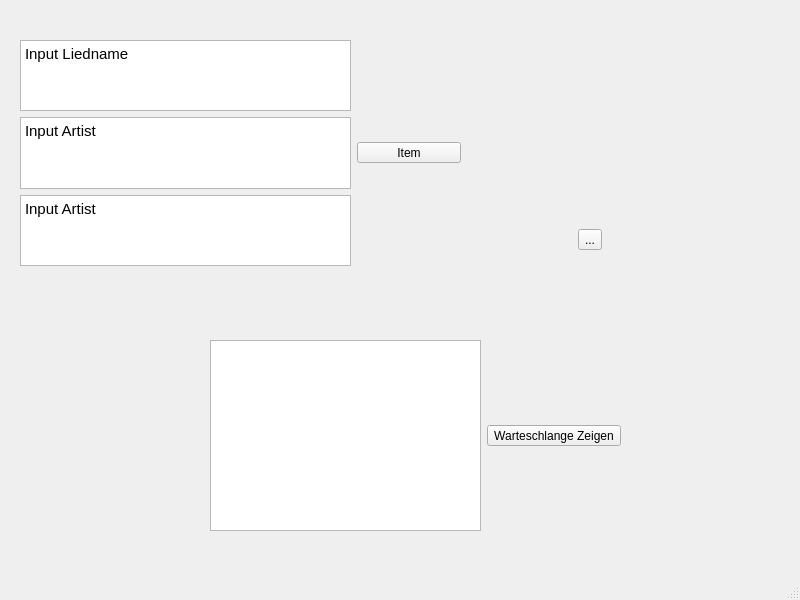
<?xml version="1.0" encoding="UTF-8"?>
<ui version="4.0">
 <class>MainWindow</class>
 <widget class="QMainWindow" name="MainWindow">
  <property name="geometry">
   <rect>
    <x>0</x>
    <y>0</y>
    <width>800</width>
    <height>600</height>
   </rect>
  </property>
  <property name="windowTitle">
   <string>Window.title</string>
  </property>
  <widget class="QWidget" name="centralwidget">
   <widget class="QWidget" name="horizontalLayoutWidget">
    <property name="geometry">
     <rect>
      <x>20</x>
      <y>40</y>
      <width>441</width>
      <height>226</height>
     </rect>
    </property>
    <layout class="QHBoxLayout" name="horizontalLayout">
     <item>
      <layout class="QVBoxLayout" name="verticalLayout">
       <item>
        <widget class="QTextEdit" name="textEdit">
         <property name="html">
          <string>&lt;!DOCTYPE HTML PUBLIC &quot;-//W3C//DTD HTML 4.0//EN&quot; &quot;http://www.w3.org/TR/REC-html40/strict.dtd&quot;&gt;
&lt;html&gt;&lt;head&gt;&lt;meta name=&quot;qrichtext&quot; content=&quot;1&quot; /&gt;&lt;meta charset=&quot;utf-8&quot; /&gt;&lt;style type=&quot;text/css&quot;&gt;
p, li { white-space: pre-wrap; }
hr { height: 1px; border-width: 0; }
li.unchecked::marker { content: &quot;\2610&quot;; }
li.checked::marker { content: &quot;\2612&quot;; }
&lt;/style&gt;&lt;/head&gt;&lt;body style=&quot; font-family:'Cantarell'; font-size:11pt; font-weight:400; font-style:normal;&quot;&gt;
&lt;p style=&quot; margin-top:0px; margin-bottom:0px; margin-left:0px; margin-right:0px; -qt-block-indent:0; text-indent:0px;&quot;&gt;Input Liedname&lt;/p&gt;&lt;/body&gt;&lt;/html&gt;</string>
         </property>
        </widget>
       </item>
       <item>
        <widget class="QTextEdit" name="textEdit_2">
         <property name="html">
          <string>&lt;!DOCTYPE HTML PUBLIC &quot;-//W3C//DTD HTML 4.0//EN&quot; &quot;http://www.w3.org/TR/REC-html40/strict.dtd&quot;&gt;
&lt;html&gt;&lt;head&gt;&lt;meta name=&quot;qrichtext&quot; content=&quot;1&quot; /&gt;&lt;meta charset=&quot;utf-8&quot; /&gt;&lt;style type=&quot;text/css&quot;&gt;
p, li { white-space: pre-wrap; }
hr { height: 1px; border-width: 0; }
li.unchecked::marker { content: &quot;\2610&quot;; }
li.checked::marker { content: &quot;\2612&quot;; }
&lt;/style&gt;&lt;/head&gt;&lt;body style=&quot; font-family:'Cantarell'; font-size:11pt; font-weight:400; font-style:normal;&quot;&gt;
&lt;p style=&quot; margin-top:0px; margin-bottom:0px; margin-left:0px; margin-right:0px; -qt-block-indent:0; text-indent:0px;&quot;&gt;Input Artist&lt;/p&gt;&lt;/body&gt;&lt;/html&gt;</string>
         </property>
        </widget>
       </item>
       <item>
        <widget class="QTextEdit" name="textEdit_3">
         <property name="html">
          <string>&lt;!DOCTYPE HTML PUBLIC &quot;-//W3C//DTD HTML 4.0//EN&quot; &quot;http://www.w3.org/TR/REC-html40/strict.dtd&quot;&gt;
&lt;html&gt;&lt;head&gt;&lt;meta name=&quot;qrichtext&quot; content=&quot;1&quot; /&gt;&lt;meta charset=&quot;utf-8&quot; /&gt;&lt;style type=&quot;text/css&quot;&gt;
p, li { white-space: pre-wrap; }
hr { height: 1px; border-width: 0; }
li.unchecked::marker { content: &quot;\2610&quot;; }
li.checked::marker { content: &quot;\2612&quot;; }
&lt;/style&gt;&lt;/head&gt;&lt;body style=&quot; font-family:'Cantarell'; font-size:11pt; font-weight:400; font-style:normal;&quot;&gt;
&lt;p style=&quot; margin-top:0px; margin-bottom:0px; margin-left:0px; margin-right:0px; -qt-block-indent:0; text-indent:0px;&quot;&gt;Input Artist&lt;/p&gt;&lt;/body&gt;&lt;/html&gt;</string>
         </property>
        </widget>
       </item>
      </layout>
     </item>
     <item>
      <widget class="QToolButton" name="toolButton">
       <property name="text">
        <string>          Item          </string>
       </property>
      </widget>
     </item>
    </layout>
   </widget>
   <widget class="QWidget" name="horizontalLayoutWidget_2">
    <property name="geometry">
     <rect>
      <x>510</x>
      <y>200</y>
      <width>160</width>
      <height>80</height>
     </rect>
    </property>
    <layout class="QHBoxLayout" name="horizontalLayout_2">
     <item>
      <widget class="QToolButton" name="toolButton_2">
       <property name="text">
        <string>...</string>
       </property>
      </widget>
     </item>
    </layout>
   </widget>
   <widget class="QWidget" name="horizontalLayoutWidget_3">
    <property name="geometry">
     <rect>
      <x>210</x>
      <y>340</y>
      <width>411</width>
      <height>191</height>
     </rect>
    </property>
    <layout class="QHBoxLayout" name="horizontalLayout_3">
     <item>
      <widget class="QTextBrowser" name="textBrowser"/>
     </item>
     <item>
      <widget class="QToolButton" name="toolButton_3">
       <property name="text">
        <string>Warteschlange Zeigen</string>
       </property>
      </widget>
     </item>
    </layout>
   </widget>
  </widget>
  <widget class="QMenuBar" name="menubar">
   <property name="geometry">
    <rect>
     <x>0</x>
     <y>0</y>
     <width>800</width>
     <height>23</height>
    </rect>
   </property>
  </widget>
  <widget class="QStatusBar" name="statusbar"/>
 </widget>
 <resources/>
 <connections/>
</ui>
